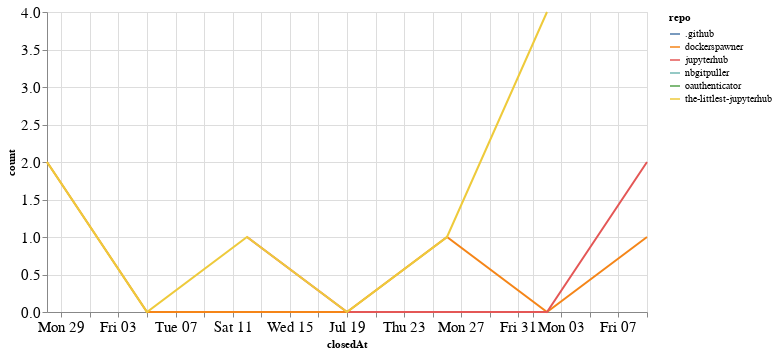

Here is the notebook cell this chart was saved with:
### Code cell
closed_by_time = closed_by.groupby('repo').resample('W', on='closedAt').count()['author'].reset_index()
closed_by_time = closed_by_time.rename(columns={'author': 'count'})

alt.Chart(closed_by_time, width=600).mark_line().encode(
    x='closedAt',
    y='count',
    color='repo',
    tooltip="repo"
)

### Figure 1 — Vega-Lite specification as saved in the notebook (floating-point values rounded to 4 significant figures)
{"config": {"axisLeft": {"labelFontSize": 15}, "axisBottom": {"labelFontSize": 15}}, "data": {"name": "data-086a118d67e6b268bae1132e94672882"}, "mark": "line", "encoding": {"color": {"type": "nominal", "field": "repo"}, "tooltip": {"type": "nominal", "field": "repo"}, "x": {"type": "temporal", "field": "closedAt"}, "y": {"type": "quantitative", "field": "count"}}, "width": 600, "$schema": "https://vega.github.io/schema/vega-lite/v4.8.1.json", "datasets": {"data-086a118d67e6b268bae1132e94672882": [{"repo": ".github", "closedAt": "2020-08-02T00:00:00", "count": 1}, {"repo": "dockerspawner", "closedAt": "2020-06-28T00:00:00", "count": 2}, {"repo": "dockerspawner", "closedAt": "2020-07-05T00:00:00", "count": 0}, {"repo": "dockerspawner", "closedAt": "2020-07-12T00:00:00", "count": 0}, {"repo": "dockerspawner", "closedAt": "2020-07-19T00:00:00", "count": 0}, {"repo": "dockerspawner", "closedAt": "2020-07-26T00:00:00", "count": 1}, {"repo": "dockerspawner", "closedAt": "2020-08-02T00:00:00", "count": 0}, {"repo": "dockerspawner", "closedAt": "2020-08-09T00:00:00", "count": 1}, {"repo": "jupyterhub", "closedAt": "2020-07-12T00:00:00", "count": 1}, {"repo": "jupyterhub", "closedAt": "2020-07-19T00:00:00", "count": 0}, {"repo": "jupyterhub", "closedAt": "2020-07-26T00:00:00", "count": 0}, {"repo": "jupyterhub", "closedAt": "2020-08-02T00:00:00", "count": 0}, {"repo": "jupyterhub", "closedAt": "2020-08-09T00:00:00", "count": 2}, {"repo": "nbgitpuller", "closedAt": "2020-07-19T00:00:00", "count": 1}, {"repo": "oauthenticator", "closedAt": "2020-08-02T00:00:00", "count": 1}, {"repo": "the-littlest-jupyterhub", "closedAt": "2020-06-28T00:00:00", "count": 2}, {"repo": "the-littlest-jupyterhub", "closedAt": "2020-07-05T00:00:00", "count": 0}, {"repo": "the-littlest-jupyterhub", "closedAt": "2020-07-12T00:00:00", "count": 1}, {"repo": "the-littlest-jupyterhub", "closedAt": "2020-07-19T00:00:00", "count": 0}, {"repo": "the-littlest-jupyterhub", "closedAt": "2020-07-26T00:00:00", "count": 1}, {"repo": "the-littlest-jupyterhub", "closedAt": "2020-08-02T00:00:00", "count": 4}]}}
